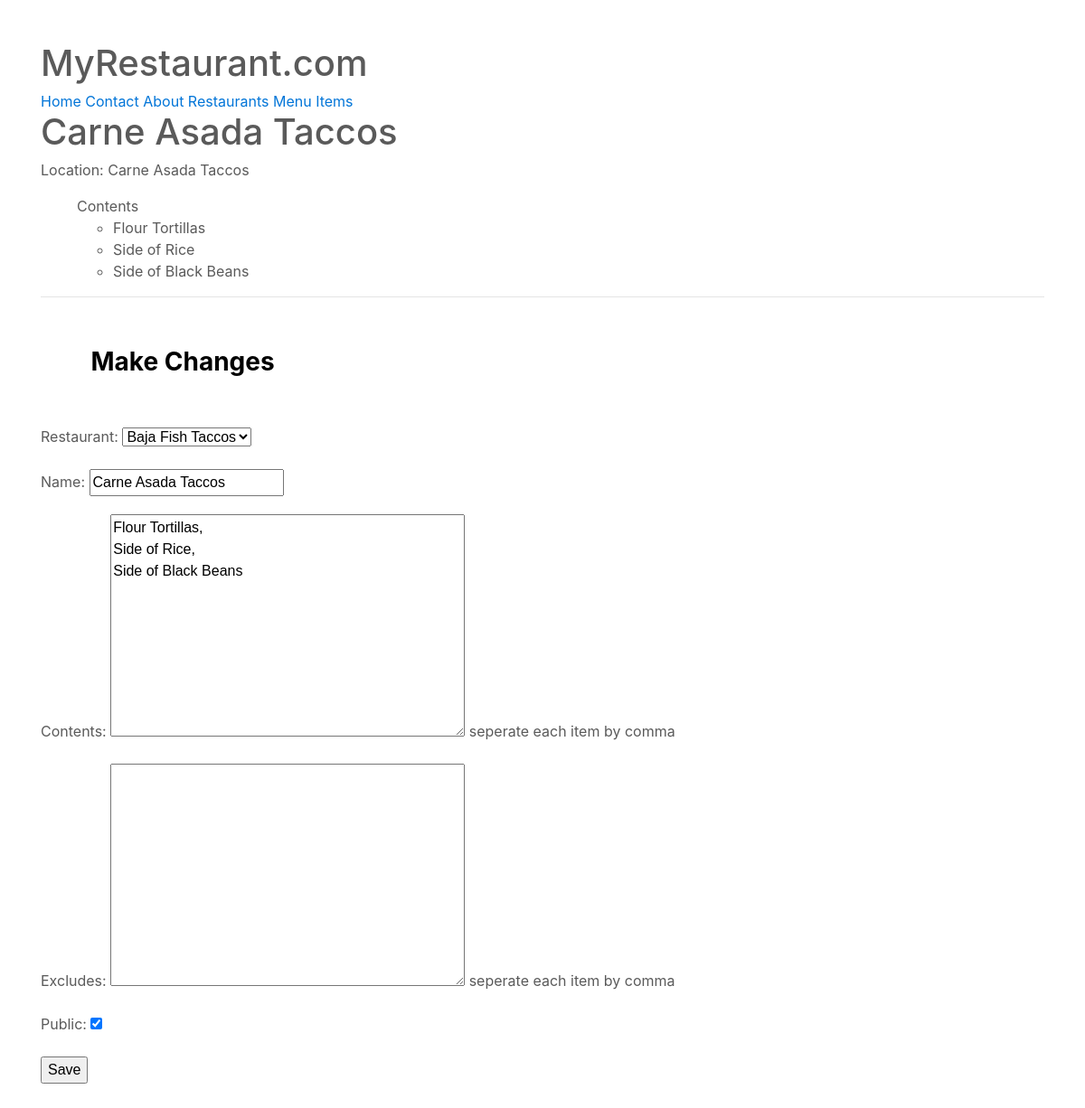
Page /items/2/ (signed in) on the committed database.
### menus/models.py (models this page shows, shortened)
class Item(models.Model):
	user 			= models.ForeignKey(User)
	restaurant		= models.ForeignKey(RestaurantLocation)
	name			= models.CharField(max_length=120)
	contents		= models.TextField(help_text='seperate each item by comma')
	excludes		= models.TextField(blank=True, null=True, help_text='seperate each item by comma')
	public			= models.BooleanField(default=True)
	timestamp		= models.DateTimeField(auto_now_add=True)
	updated			= models.DateTimeField(auto_now=True)
	class Meta:
		ordering = ['-updated', '-timestamp']
	def get_contents(self):
		return self.contents.split(",")

### restaurants/models.py (models this page shows, shortened)
class RestaurantLocation(models.Model):
	owner			= models.ForeignKey(User)
	name			= models.CharField(max_length=120)
	location		= models.CharField(max_length=120, null=True, blank=True)
	category		= models.CharField(max_length=120, null=True, blank=True, validators=[validate_category])
	timestamp		= models.DateTimeField(auto_now_add=True)
	updated			= models.DateTimeField(auto_now=True)
	slug			= models.SlugField(null=True, blank=True)
	objects = RestaurantLocationManager() # add Model.objects.all()
	def __str__(self):
		return self.name

### menus/views.py (the view)
# urls.py: url(r'^(?P<pk>\d+)/$', ItemUpdateView.as_view(), name='detail'),
class ItemUpdateView(LoginRequiredMixin, UpdateView):
	form_class = ItemForm
	template_name = 'menus/detail-update.html'
	def get_queryset(self):
		return Item.objects.filter(user=self.request.user)
	def get_context_data(self, *args, **kwargs):
		context = super(ItemUpdateView, self).get_context_data(*args, **kwargs)
		context['title'] = 'Update Item'
		return context
	def get_form_kwargs(self):
		kwargs = super(ItemUpdateView, self).get_form_kwargs()
		kwargs['user'] = self.request.user
		return kwargs

### menus/forms.py
class ItemForm(forms.ModelForm):
	class Meta:
		model = Item
		fields = [
			'restaurant',
			'name',
			'contents',
			'excludes',
			'public',
		]
	def __init__(self, user=None, *args, **kwargs):
		print(user)
		super(ItemForm, self).__init__(*args, **kwargs)
		self.fields['restaurant'].queryset = RestaurantLocation.objects.filter(owner=user)#.exclude(item__isnull=False)

### restaurants/models.py (called while the page is built)
	def get_queryset(self): #RestaurantLocation.objects.search()
		return RestaurantLocationQuerySet(self.model, using=self._db)

### menus/templates/menus/detail-update.html (shortened to what this page needs)
{% extends "base.html" %}
{% block content %}
<h1>{{ form.instance.name }}</h1>
<p>Location: {{ form.instance.name }}</p>
<ul>
	{% if form.instance.contents %}
	Contents
		<ul>
		{% for item in form.instance.get_contents %}
			<li>{{ item }}</li>
		{% endfor %}
		</ul>
	{% endif %}
</ul>
<hr/>
<h3>Make Changes</h3>
{% include 'snippets/form-snippet.html' with form=form %}
{% endblock %}

### templates/snippets/form-snippet.html (shortened to what this page needs)
{% block content %}
<form method='POST'>{% csrf_token %}
	{{ form.as_p }}
	<button type='submit'>Save</button>
</form>
{% endblock %}

### static/css/carousel.css (style rules this page uses)
div.transbox p,h3 { margin: 5%; font-weight: bold; color: #000000; }
body { padding-top: 3rem; padding-bottom: 3rem; color: #5a5a5a; }
.carousel-caption h3,p { z-index: 10; bottom: 3rem; }

### rows in the picture
Item: instance.name "Carne Asada Taccos", restaurant "Baja Fish Taccos", contents "Flour Tortillas, Side of Rice, Side of Black Beans", public "☑"
RestaurantLocation: name "Carne Asada Taccos"

### other values in the picture
{{ item }} "Flour Tortillas" "Side of Rice" "Side of Black Beans"
